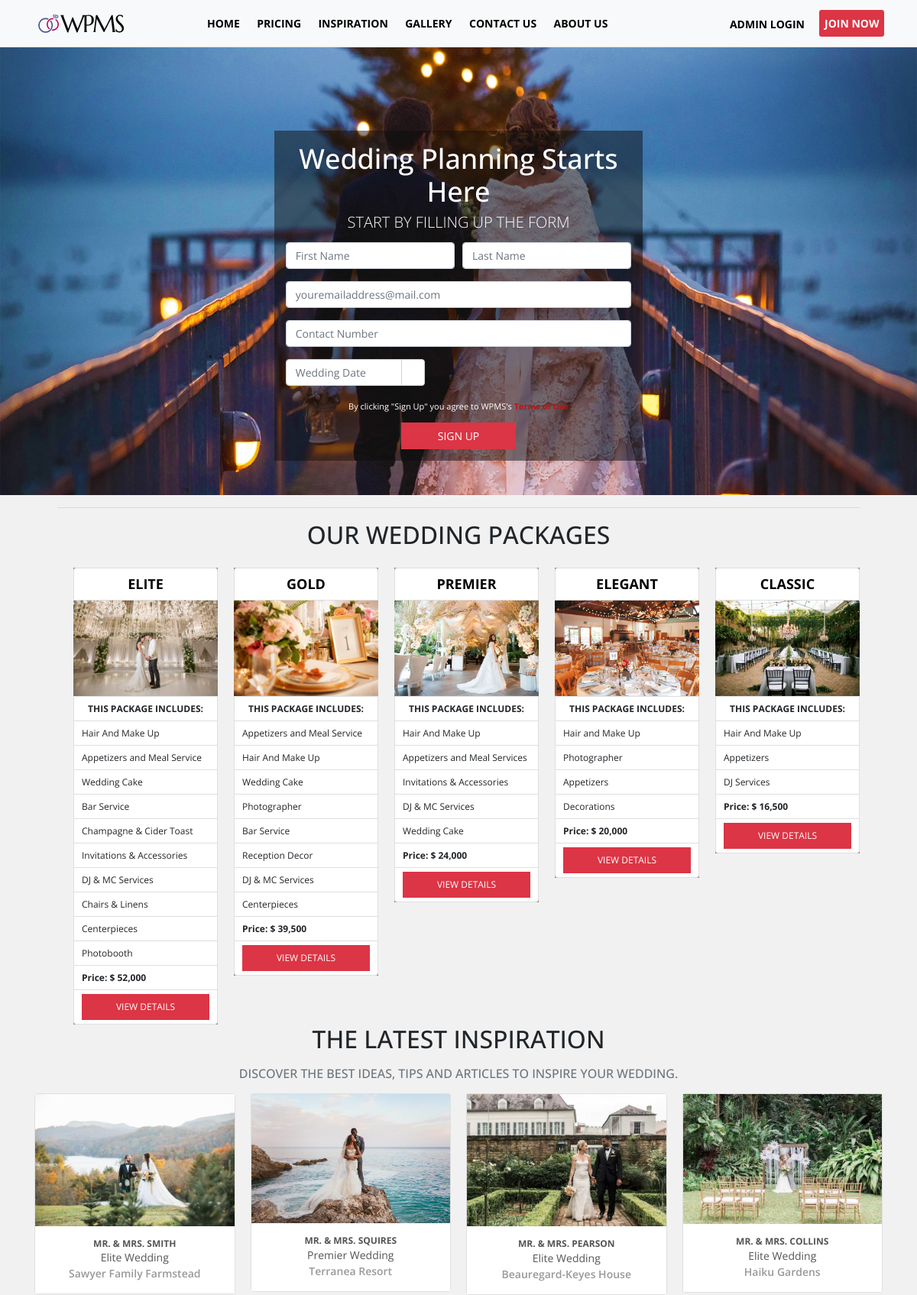
The page / (upper part) on the database its author committed.
### tables this page shows
CREATE TABLE `tblweddingcategories` (
  `id` int(11) NOT NULL,
  `wedding_type` varchar(100) NOT NULL,
  `price` decimal(10,2) NOT NULL,
  `preview_image` text NOT NULL
);

CREATE TABLE `tbl_features` (
  `feature_id` int(11) NOT NULL,
  `category_id` int(11) NOT NULL,
  `title` varchar(100) NOT NULL,
  `description` text NOT NULL
);

CREATE TABLE `tblpostwedding` (
  `id` int(11) NOT NULL,
  `title` varchar(100) NOT NULL,
  `description` text NOT NULL,
  `preview_image` text NOT NULL,
  `location` varchar(100) NOT NULL,
  `status` enum('0','1') NOT NULL,
  `wedding_date` varchar(100) NOT NULL,
  `wedding_type` varchar(100) NOT NULL,
  `date_created` varchar(100) NOT NULL,
  `date_published` varchar(100) NOT NULL
);

### admin/include/database.php (called while the page is built, shortened)
<?php
class Database
{
    public $connection;
    public function open_connection()
    {
        $this->connection = mysqli_connect('localhost', 'root', '', 'dbwedding');
    }
    public function query($sql)
    {
        $result = mysqli_query($this->connection, $sql);
        return $result;
    }
}
$db = new Database();

### admin/include/db_object.php (called while the page is built, shortened)
<?php
class DB_Object
{
    public static function find_all() {
        return static::find_by_query("SELECT * FROM " . static::$db_table . " ORDER BY id DESC");
    }
    public static function find_by_feature_all($id) {
        return static::find_by_query("SELECT * FROM " . static::$db_table . " WHERE category_id = $id ORDER BY category_id DESC LIMIT 10");
    }
    public static function find_by_query($sql) {
        global $db;
        $result_set = $db->query($sql);
        $the_object_array = array();
        while($row = mysqli_fetch_array($result_set)) {
            $the_object_array[] = static::instantiation($row);
        }
        return $the_object_array;
    }
    public static function instantiation($the_record){
        $the_object = new $calling_class;
        foreach($the_record as $the_attribute => $value)
        {
            if($the_object->has_the_attribute($the_attribute)) {
                $the_object->$the_attribute = $value;
            }
        }
        return $the_object;
    }
    private function has_the_attribute($the_attribute) {
        $object_properties = get_object_vars($this);
        return array_key_exists($the_attribute, $object_properties);
    }
}
?>

### admin/include/Categories.php (called while the page is built, shortened)
<?php
class Category extends DB_Object
{
    public $preview_image;
    public $upload_directory = "upload/categories";
    public $image_placeholder = "http://placehold.it/300x300&text=images";
    public function preview_image_picture() {
        return empty($this->preview_image) ? $this->image_placeholder : $this->upload_directory. '/' .$this->preview_image;
    }
}
?>

### admin/include/EventWedding.php (called while the page is built, shortened)
<?php
class EventWedding extends DB_Object
{
    public $preview_image;
    public $upload_directory = "upload/events";
    public $image_placeholder = "http://placehold.it/64x64&text=images";
    public function preview_image_picture() {
        return empty($this->preview_image) ? $this->image_placeholder : $this->upload_directory. '/' .$this->preview_image;
    }
    public static function getEventBlogs() {
        global $db;
        $sql = "SELECT * FROM tblpostwedding WHERE status = '1' ORDER BY id DESC";
        $result_set = $db->query($sql);
        $the_object_array = array();
        while($row = mysqli_fetch_array($result_set)) {
            $the_object_array[] = static::instantiation($row);
        }
        return $the_object_array;
    }
}
?>

### index.php (the view, shortened to what this page needs)
<?php
    $category = Category::find_all();
    $blogEvent = EventWedding::getEventBlogs();
?>
<!doctype html>
<html lang="en">
<head>
    <link rel="stylesheet" type="text/css"
          href="https://cdn.materialdesignicons.com/2.1.19/css/materialdesignicons.min.css">
    <link rel="stylesheet" href="css/bootstrap.min.css">
    <link rel="stylesheet" href="css/bootstrap-datepicker.css">
    <link rel="stylesheet" href="css/style.css">
</head>
<body>
<?php include 'include/nav.php'; ?>
<div class="container-fluid">
    <div class="row justify-content-md-center">
        <div class="hero">
            <div class="row justify-content-md-center">
                <div class="col col-lg-3">
                </div>
                <div class="col col-lg-5" style="margin-top: 10%;">
                    <form class="bgact" action="<?php echo $_SERVER['PHP_SELF']; ?>" method="post">
                    <h2 class="text-center hero-lead">Wedding Planning Starts Here</h2>
                    <p class="lead text-center" style="color:white;">START BY FILLING UP THE FORM</p>
                        <div class="form-row">
                            <div class="form-group col-md-6">
                                <input type="text" class="form-control" name="user_firstname" placeholder="First Name" id="user_firstname">
                            </div>
                            <div class="form-group col-md-6">
                                <input type="text" id="user_lastname" class="form-control" name="user_lastname" placeholder="Last Name">
                            </div>
                        </div>
                        <div class="form-group">
                            <input type="text" class="form-control" name="user_email" id="user_email" placeholder="youremailaddress@mail.com">
                        </div>
                        <div class="form-group">
                            <input type="text" aria-describedby="phoneHelpBlock" class="form-control" name="user_phone" id="user_phone" placeholder="Contact Number">
                        </div>
                        <div class="form-row">
                            <div class="input-group col-md-5">
                                <input type="text" class="form-control" name="wedding_date" data-provide="datepicker" id="wedding_date"
                                       placeholder="Wedding Date">
                                <div class="input-group-append">
                                    <span class="input-group-text" style="background: white;"></span>
                                </div>
                            </div>
                        </div>
                        <div class="text-center mt-3">
                            <p style="font-size: 11px;color:white;">By clicking "Sign Up" you agree to WPMS's <a
                                        href="" title="" style="color: #b81717;font-weight: bold;">Terms of Use</a></p>
                            <button type="submit" name="register" class="btn btn-danger btn-sm text-uppercase fb"
                                    style="margin-top: -5px;">Sign Up
                            </button>
                        </div>
                    </form>
                </div>
                <div class="col col-lg-3">
                </div>
            </div>
        </div>
    </div>
</div>
<div class="container-fluid custom-container">
    <div class="row">
        <div class="col-lg-12">
            <hr>
            <h2 class="h2 text-uppercase text-center mb-4">Our Wedding Packages</h2>
            <?php foreach ($category as $category_row) : ?>
                <div class="pricing">
                    <ul class="list-group list-unstyled">
                        <li class="list-group-item text-center text-uppercase"><?= $category_row->wedding_type; ?></li>
                        <li><img src="admin/<?= $category_row->preview_image_picture(); ?>" class="img-fluid" alt=""></li>
                        <li class="list-group-item text-center"><b>THIS PACKAGE INCLUDES:</b></li>
                        <?php $feature = Features::find_by_feature_all($category_row->id); ?>
                            <?php foreach ($feature as $feature_item) : ?>
                                <li class="list-group-item"><?= $feature_item->title; ?></li>
                            <?php endforeach; ?>
                        <li class="list-group-item font-weight-bold">Price: $ <?= number_format($category_row->price); ?>
                         </li>
                        <li class="list-group-item font-weight-bold">
                            <a href="package_detail.php?id=<?= $category_row->id; ?>" class="btn btn-custom">View Details</a>
                        </li>
                    </ul>
                </div>
             <?php endforeach; ?>
        </div>
    </div>
</div>
<div class="container">
    <div class="row">
        <div class="col-lg-12">
            <h2 class="h2 text-uppercase text-center mb-3">THE LATEST INSPIRATION</h2>
            <h6 class="h6 text-uppercase text-center text-muted mb-3">Discover the best ideas, tips and articles to
                inspire
                your wedding.</h6>
            <div class="card-columns">
                <?php foreach($blogEvent as $blog_item) : ?>
                   <div class="card">
                    <img class="card-img-top" src="admin/<?= $blog_item->preview_image_picture(); ?>" alt="Card image cap">
                        <div class="card-body">
                            <a href="wedding_details.php?id=<?= $blog_item->id; ?>" class="btn-stamp">
                                <h6 class="card-title mt-0 mb-0 text-center font-weight-bold font-custom text-uppercase"><?= $blog_item->title; ?></h6>
                                <p class="card-text mt-0 mb-0 text-center color_gray"><?= $blog_item->wedding_type; ?> Wedding</p>
                                <p class="card-text mt-0 mb-0 text-center color_light text-capitalize"><i class="mdi mdi-map-marker"></i>
                                    <?= $blog_item->location; ?></p>
                            </a>
                        </div>
                    </div>
                <?php endforeach; ?>
            </div>
        </div>
    </div>
</div>
</body>
</html>

### css/style.css (style rules this page uses)
body { font-family: "Open Sans", "Roboto", sans-serif !important; }
body { font-family: "Open Sans", "Roboto", sans-serif; line-height: 1.5em; margin-bottom: 0%; width: 100%; margin-top: 4%; overflow-x: hidden; background: #f1f1f1; font-size: 14px; }
.hero { height: 600px; width: 100%; border-color: rgba(0, 0, 0, 0.02); background: url(../images/carousel2.jpg); background-size: contain; background-size: 100% 100%; }
.form-control { font-size: 14px; outline: none; }
.hero-lead { font-size: 36px; color: white; font-style: normal; }
.btn.btn-danger.text-uppercase { font-size: 14px; }
.btn.btn-danger.text-uppercase.fb { width: 150px; padding: 6px; border-radius: 0; }
.pricing { width: 18%; min-height: 200px; float: left; background: gray; margin-left: 2%; }
.container-fluid.custom-container { width: 90%; }
a.btn.btn-custom { background: none; border-radius: 0; font-size: 12px; width: 100%; border: 2px solid #dc3545; background: #dc3545; color: #ffffff; text-transform: uppercase; }
.list-group-item.text-center.text-uppercase { background: white; color: black; font-weight: 700; font-size: 18px; padding: 10px; }
.list-group-item { font-size: 12px; padding: 5px 10px; }
.card-columns { column-count: 4; }
.card-body { background: #fff; padding: 1rem; }
.color_gray { color: #555; }
.color_light { color: #999; font-weight: 600; }
h6.font-custom { color: #555; }
img.card-img-top { border-radius: 0; }
.font-custom { font-size: 12px; color: #222; font-weight: bold; }

### index.php (style rules this page uses)
.bgact { background: rgb(14 14 14 / 49%); padding: 15px; }

### rows shown on the page
tblweddingcategories: wedding_type "ELITE", preview_image (picture), price "52,000"
tbl_features: title "Hair And Make Up"
tbl_features: title "Appetizers and Meal Service"
tbl_features: title "Wedding Cake"
tbl_features: title "Bar Service"
tbl_features: title "Champagne & Cider Toast"
tbl_features: title "Invitations & Accessories"
tbl_features: title "DJ & MC Services"
tbl_features: title "Chairs & Linens"
tbl_features: title "Centerpieces"
tbl_features: title "Photobooth"
tblweddingcategories: wedding_type "GOLD", preview_image (picture), price "39,500"
tbl_features: title "Appetizers and Meal Service"
tbl_features: title "Hair And Make Up"
tbl_features: title "Wedding Cake"
tbl_features: title "Photographer"
tbl_features: title "Bar Service"
tbl_features: title "Reception Decor"
tbl_features: title "DJ & MC Services"
tbl_features: title "Centerpieces"
tblweddingcategories: wedding_type "PREMIER", preview_image (picture), price "24,000"
tbl_features: title "Hair And Make Up"
tbl_features: title "Appetizers and Meal Services"
tbl_features: title "Invitations & Accessories"
tbl_features: title "DJ & MC Services"
tbl_features: title "Wedding Cake"
tblweddingcategories: wedding_type "ELEGANT", preview_image (picture), price "20,000"
tbl_features: title "Hair and Make Up"
tbl_features: title "Photographer"
tbl_features: title "Appetizers"
tbl_features: title "Decorations"
tblweddingcategories: wedding_type "CLASSIC", preview_image (picture), price "16,500"
tbl_features: title "Hair And Make Up"
tbl_features: title "Appetizers"
tbl_features: title "DJ Services"
tblpostwedding: preview_image (picture), title "MR. & MRS. SMITH", wedding_type "Elite", location "Sawyer Family Farmstead"
tblpostwedding: preview_image (picture), title "MR. & MRS. SQUIRES", wedding_type "Premier", location "Terranea Resort"
tblpostwedding: preview_image (picture), title "MR. & MRS. PEARSON", wedding_type "Elite", location "Beauregard-Keyes House"
tblpostwedding: preview_image (picture), title "MR. & MRS. COLLINS", wedding_type "Elite", location "Haiku Gardens"
